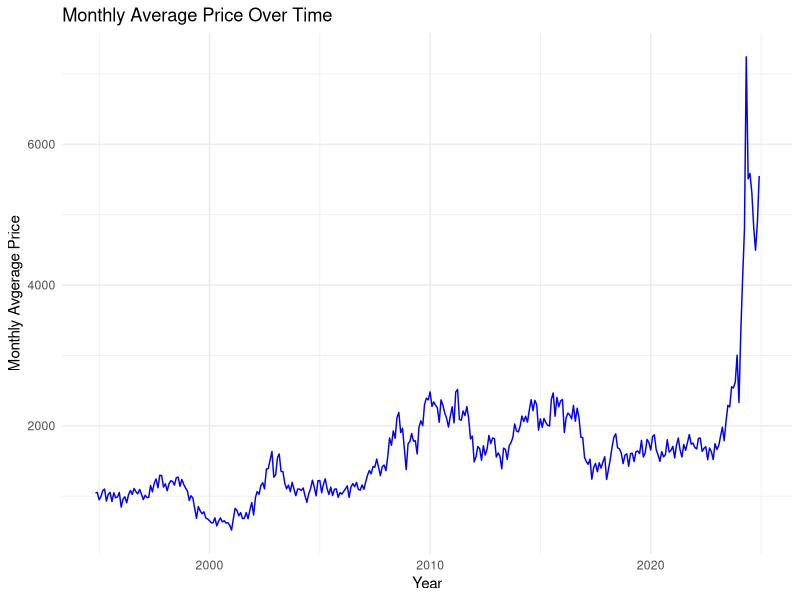
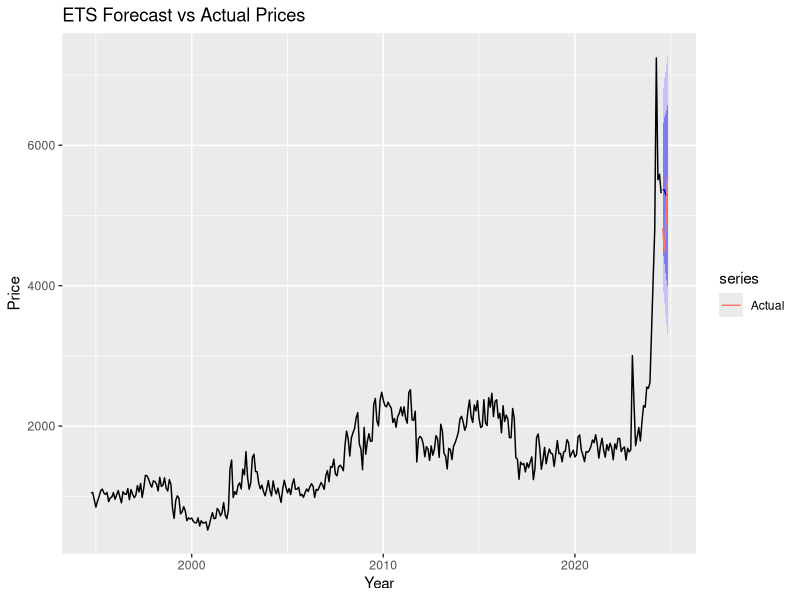
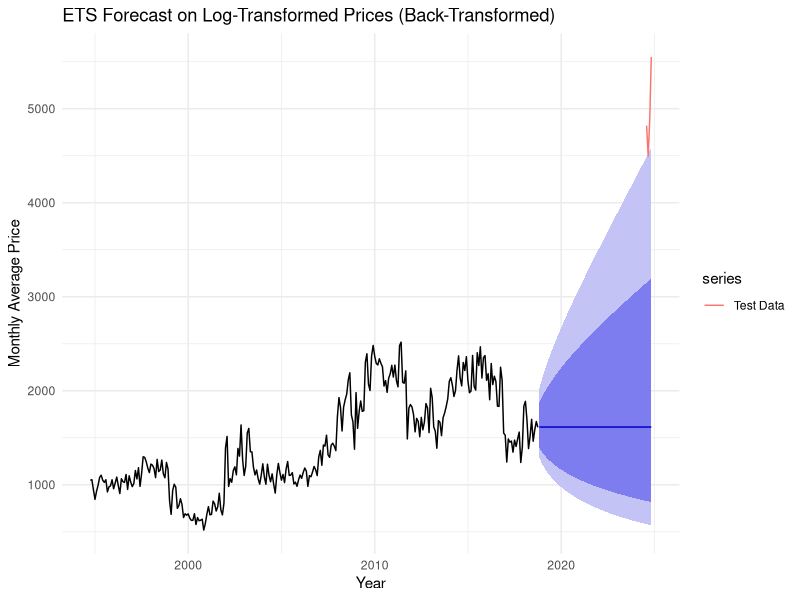
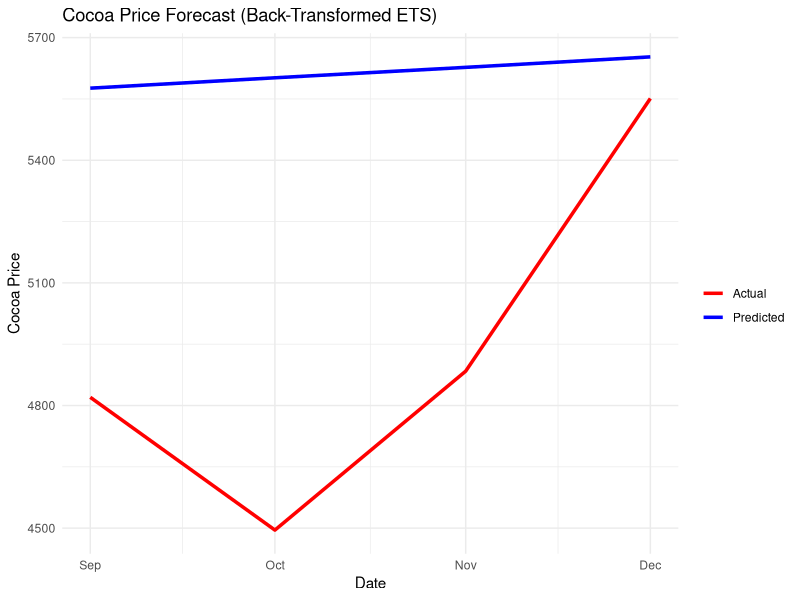
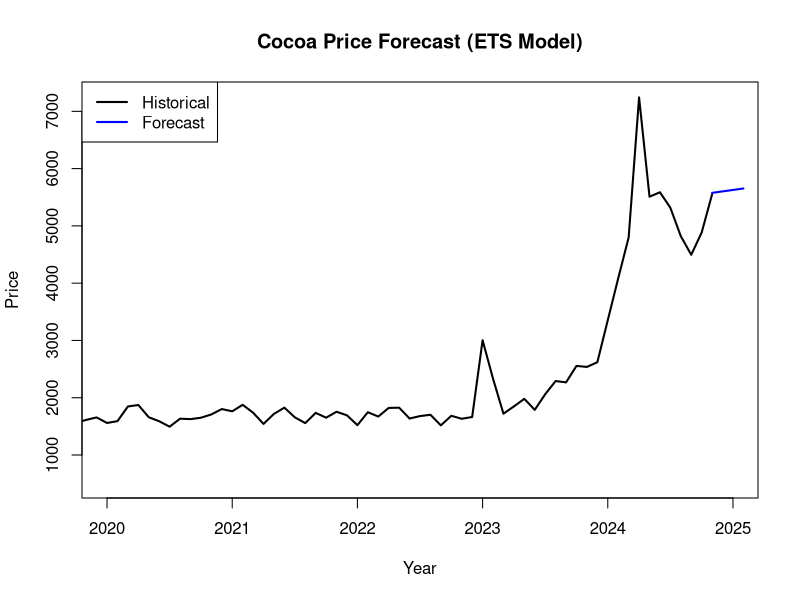

Generate these figures, in order, with R:
## ---- chunk 1
knitr::opts_chunk$set(echo = TRUE)
library(readr)
library(dplyr)
library(forecast)
library(readr)
library(tidyr)
library(lubridate)
library(ggplot2)
library(urca)
library(tseries)
library(zoo)
## ---- chunk 2
cocoa_data <- read.csv("merged_df.csv")
cocoa_data$Date <- as.Date(cocoa_data$Date)

cocoa_data <- cocoa_data %>%
  mutate(across(everything(), ~replace_na(., 0))) %>%
  mutate(log_price = log(Price_Monthly_Avg),
         diff_log_price = c(NA, diff(log_price)))
## ---- chunk 3
ggplot(cocoa_data, aes(x = Date, y = Price_Monthly_Avg)) +
  geom_line(color = "blue") +
  ggtitle("Monthly Average Price Over Time") +
  xlab("Year") +
  ylab("Monthly Avgerage Price") +
  theme_minimal()
## ---- chunk 4
price_ts <- ts(cocoa_data$Price_Monthly_Avg, start = c(1994, 10), frequency = 12)

# Split into training and testing
train_ts <- window(price_ts, end = c(2024, 7))
test_ts <- window(price_ts, start = c(2024, 8))

# Fit ETS model
ets_model <- ets(train_ts)
summary(ets_model)

# Forecast next 4 months
forecast_ets <- forecast(ets_model, h = 4)

# Optional: plot forecast vs actuals
autoplot(forecast_ets) +
  autolayer(test_ts, series = "Actual") +
  ggtitle("ETS Forecast vs Actual Prices") +
  ylab("Price") +
  xlab("Year")

accuracy(forecast_ets, test_ts)
## ---- chunk 5
# previous attempt with 80/20 train test set proportion
log_price_ts <- ts(cocoa_data$log_price, start = c(1994, 10), frequency = 12)


n <- length(price_ts)
split_index <- floor(0.8 * n)
log_train_data <- window(log_price_ts, end = time(log_price_ts)[split_index])
log_test_data <- window(log_price_ts, start = time(log_price_ts)[split_index + 1])

log_ets_model <- ets(log_train_data, model = "ZZZ")
summary(log_ets_model)

log_forecast <- forecast(log_ets_model, h = length(log_test_data))

# Back-transform
log_forecast$mean <- exp(log_forecast$mean)
log_forecast$lower <- exp(log_forecast$lower)
log_forecast$upper <- exp(log_forecast$upper)
log_forecast$x <- exp(log_forecast$x)

autoplot(log_forecast) +
  autolayer(test_ts, series = "Test Data") +
  ggtitle("ETS Forecast on Log-Transformed Prices (Back-Transformed)") +
  xlab("Year") +
  ylab("Monthly Average Price") +
  theme_minimal()

accuracy(log_forecast, test_ts)
## ---- chunk 6
diff_log_price <- ts(cocoa_data$diff_log_price, start = c(1994, 10), frequency = 12)

diff_log_train <- window(diff_log_price, end = c(2024, 7))
diff_log_test <- window(diff_log_price, start = c(2024, 8))

diff_log_ets_model <- ets(diff_log_train, model = "ZZZ")
summary(diff_log_ets_model)

diff_log_forecast <- forecast(diff_log_ets_model, h = length(diff_log_test))

# Get forecasted differenced log prices
forecasted_diffs <- diff_log_forecast$mean

# reconstruct & back transform
last_log_price <- tail(window(cocoa_data$log_price, end = c(2024, 7)), 1)
log_price_forecast <- ts(cumsum(forecasted_diffs) + last_log_price,
                         start = time(diff_log_test)[1], frequency = 12)
price_forecast <- exp(log_price_forecast)

# Actual prices
actual_price_test <- window(price_ts, start = time(diff_log_test)[1])

# Forecast vs actual price
plot_df <- data.frame(
  Date = seq.Date(from = as.Date("2024-09-01"), by = "month", length.out = 4),
  Actual = as.numeric(actual_price_test),
  Predicted = as.numeric(price_forecast)
)

ggplot(plot_df, aes(x = Date)) +
  geom_line(aes(y = Actual, color = "Actual"), size = 1.2) +
  geom_line(aes(y = Predicted, color = "Predicted"), size = 1.2) +
  labs(title = "Cocoa Price Forecast (Back-Transformed ETS)",
       y = "Cocoa Price",
       x = "Date",
       color = "") +
  scale_color_manual(values = c("Actual" = "red", "Predicted" = "blue")) +
  theme_minimal()

accuracy(price_forecast, actual_price_test)
## ---- chunk 7
# Create a time series for the forecasted prices
forecast_start <- c(2024, 11) #data ends at nov
price_forecast_ts <- ts(price_forecast, start = forecast_start, frequency = 12)

# Plot the forecast
plot(price_ts, xlim = c(2020, 2025), ylim = range(c(price_ts, price_forecast_ts)),
     main = "Cocoa Price Forecast (ETS Model)", ylab = "Price", xlab = "Year", col = "black", lwd = 2)
lines(price_forecast_ts, col = "blue", lwd = 2)
legend("topleft", legend = c("Historical", "Forecast"), col = c("black", "blue"), lty = 1, lwd = 2)
